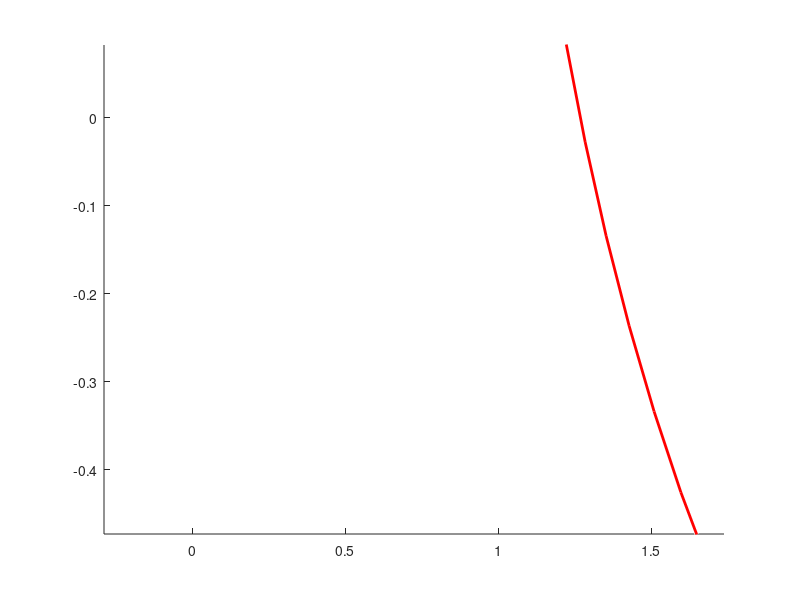

The MATLAB script that drew this image:
figure
hold on
viscircles([3, 1], 2)
xlim([-0.28969974337483,1.738198460248979])
ylim([-0.472811864400989,0.082798990253185])
set(gca, 'color', 'none')
